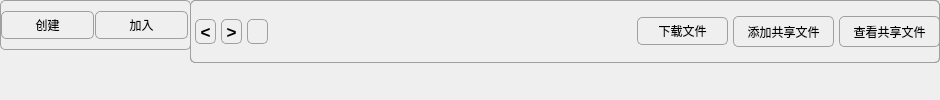
           <widget class="QWidget" name="page_3">
            <layout class="QVBoxLayout" name="verticalLayout_10">
             <property name="spacing">
              <number>0</number>
             </property>
             <property name="leftMargin">
              <number>0</number>
             </property>
             <property name="topMargin">
              <number>0</number>
             </property>
             <property name="rightMargin">
              <number>0</number>
             </property>
             <property name="bottomMargin">
              <number>0</number>
             </property>
             <item>
              <widget class="QWidget" name="widget_14" native="true">
               <layout class="QHBoxLayout" name="horizontalLayout_13">
                <property name="spacing">
                 <number>0</number>
                </property>
                <property name="leftMargin">
                 <number>0</number>
                </property>
                <property name="topMargin">
                 <number>0</number>
                </property>
                <property name="rightMargin">
                 <number>0</number>
                </property>
                <property name="bottomMargin">
                 <number>0</number>
                </property>
                <item>
                 <widget class="QWidget" name="widget_22" native="true">
                  <property name="minimumSize">
                   <size>
                    <width>190</width>
                    <height>0</height>
                   </size>
                  </property>
                  <property name="maximumSize">
                   <size>
                    <width>190</width>
                    <height>16777215</height>
                   </size>
                  </property>
                  <property name="styleSheet">
                   <string notr="true"/>
                  </property>
                  <layout class="QVBoxLayout" name="verticalLayout_11">
                   <property name="spacing">
                    <number>0</number>
                   </property>
                   <property name="leftMargin">
                    <number>0</number>
                   </property>
                   <property name="topMargin">
                    <number>0</number>
                   </property>
                   <property name="rightMargin">
                    <number>0</number>
                   </property>
                   <property name="bottomMargin">
                    <number>0</number>
                   </property>
                   <item>
                    <widget class="QWidget" name="widget_15" native="true">
                     <property name="styleSheet">
                      <string notr="true"/>
                     </property>
                     <layout class="QVBoxLayout" name="verticalLayout_14">
                      <property name="spacing">
                       <number>0</number>
                      </property>
                      <property name="leftMargin">
                       <number>0</number>
                      </property>
                      <property name="topMargin">
                       <number>0</number>
                      </property>
                      <property name="rightMargin">
                       <number>0</number>
                      </property>
                      <property name="bottomMargin">
                       <number>0</number>
                      </property>
                      <item>
                       <widget class="QWidget" name="widget_20" native="true">
                        <property name="minimumSize">
                         <size>
                          <width>191</width>
                          <height>50</height>
                         </size>
                        </property>
                        <property name="maximumSize">
                         <size>
                          <width>191</width>
                          <height>50</height>
                         </size>
                        </property>
                        <property name="styleSheet">
                         <string notr="true">border: 1px solid #9f9f9f; border-radius: 5px;</string>
                        </property>
                        <layout class="QHBoxLayout" name="horizontalLayout_16">
                         <property name="spacing">
                          <number>0</number>
                         </property>
                         <property name="leftMargin">
                          <number>0</number>
                         </property>
                         <property name="topMargin">
                          <number>0</number>
                         </property>
                         <property name="rightMargin">
                          <number>0</number>
                         </property>
                         <property name="bottomMargin">
                          <number>0</number>
                         </property>
                         <item>
                          <widget class="QPushButton" name="pb_creategroup">
                           <property name="minimumSize">
                            <size>
                             <width>93</width>
                             <height>28</height>
                            </size>
                           </property>
                           <property name="maximumSize">
                            <size>
                             <width>93</width>
                             <height>28</height>
                            </size>
                           </property>
                           <property name="text">
                            <string>创建</string>
                           </property>
                          </widget>
                         </item>
                         <item>
                          <widget class="QPushButton" name="pb_joingroup">
                           <property name="minimumSize">
                            <size>
                             <width>93</width>
                             <height>28</height>
                            </size>
                           </property>
                           <property name="maximumSize">
                            <size>
                             <width>93</width>
                             <height>28</height>
                            </size>
                           </property>
                           <property name="text">
                            <string>加入</string>
                           </property>
                          </widget>
                         </item>
                        </layout>
                       </widget>
                      </item>
                      <item>
                       <widget class="IMToolBox" name="wdg_box" native="true">
                        <property name="styleSheet">
                         <string notr="true"/>
                        </property>
                       </widget>
                      </item>
                     </layout>
                    </widget>
                   </item>
                  </layout>
                 </widget>
                </item>
                <item>
                 <widget class="QWidget" name="widget_16" native="true">
                  <property name="styleSheet">
                   <string notr="true"/>
                  </property>
                  <layout class="QVBoxLayout" name="verticalLayout_12">
                   <property name="spacing">
                    <number>0</number>
                   </property>
                   <property name="leftMargin">
                    <number>0</number>
                   </property>
                   <property name="topMargin">
                    <number>0</number>
                   </property>
                   <property name="rightMargin">
                    <number>0</number>
                   </property>
                   <property name="bottomMargin">
                    <number>0</number>
                   </property>
                   <item>
                    <widget class="QWidget" name="widget_17" native="true">
                     <property name="minimumSize">
                      <size>
                       <width>710</width>
                       <height>63</height>
                      </size>
                     </property>
                     <property name="maximumSize">
                      <size>
                       <width>750</width>
                       <height>63</height>
                      </size>
                     </property>
                     <property name="styleSheet">
                      <string notr="true">border: 1px solid #9f9f9f; border-radius: 5px;</string>
                     </property>
                     <layout class="QHBoxLayout" name="horizontalLayout_17">
                      <property name="spacing">
                       <number>0</number>
                      </property>
                      <property name="leftMargin">
                       <number>0</number>
                      </property>
                      <property name="topMargin">
                       <number>0</number>
                      </property>
                      <property name="rightMargin">
                       <number>0</number>
                      </property>
                      <property name="bottomMargin">
                       <number>0</number>
                      </property>
                      <item>
                       <widget class="QWidget" name="widget_19" native="true">
                        <property name="minimumSize">
                         <size>
                          <width>0</width>
                          <height>63</height>
                         </size>
                        </property>
                        <property name="maximumSize">
                         <size>
                          <width>16777215</width>
                          <height>63</height>
                         </size>
                        </property>
                        <layout class="QHBoxLayout" name="horizontalLayout_15">
                         <property name="spacing">
                          <number>5</number>
                         </property>
                         <property name="leftMargin">
                          <number>5</number>
                         </property>
                         <property name="topMargin">
                          <number>0</number>
                         </property>
                         <property name="rightMargin">
                          <number>0</number>
                         </property>
                         <property name="bottomMargin">
                          <number>0</number>
                         </property>
                         <item>
                          <widget class="QPushButton" name="pb_left_share">
                           <property name="minimumSize">
                            <size>
                             <width>21</width>
                             <height>25</height>
                            </size>
                           </property>
                           <property name="maximumSize">
                            <size>
                             <width>21</width>
                             <height>25</height>
                            </size>
                           </property>
                           <property name="font">
                            <font>
                             <pointsize>13</pointsize>
                             <weight>75</weight>
                             <bold>true</bold>
                            </font>
                           </property>
                           <property name="text">
                            <string>&lt;</string>
                           </property>
                           <property name="autoDefault">
                            <bool>false</bool>
                           </property>
                           <property name="default">
                            <bool>true</bool>
                           </property>
                           <property name="flat">
                            <bool>true</bool>
                           </property>
                          </widget>
                         </item>
                         <item>
                          <widget class="QPushButton" name="pb_right_share">
                           <property name="minimumSize">
                            <size>
                             <width>21</width>
                             <height>25</height>
                            </size>
                           </property>
                           <property name="maximumSize">
                            <size>
                             <width>21</width>
                             <height>25</height>
                            </size>
                           </property>
                           <property name="font">
                            <font>
                             <pointsize>13</pointsize>
                             <weight>75</weight>
                             <bold>true</bold>
                            </font>
                           </property>
                           <property name="text">
                            <string>&gt;</string>
                           </property>
                           <property name="autoDefault">
                            <bool>false</bool>
                           </property>
                           <property name="default">
                            <bool>true</bool>
                           </property>
                           <property name="flat">
                            <bool>true</bool>
                           </property>
                          </widget>
                         </item>
                         <item>
                          <widget class="QPushButton" name="pb_flushUi_share">
                           <property name="minimumSize">
                            <size>
                             <width>21</width>
                             <height>25</height>
                            </size>
                           </property>
                           <property name="maximumSize">
                            <size>
                             <width>21</width>
                             <height>25</height>
                            </size>
                           </property>
                           <property name="font">
                            <font>
                             <pointsize>13</pointsize>
                             <weight>75</weight>
                             <bold>true</bold>
                            </font>
                           </property>
                           <property name="text">
                            <string/>
                           </property>
                           <property name="icon">
                            <iconset resource="src.qrc">
                             <normaloff>:/picture/flush.jfif</normaloff>:/picture/flush.jfif</iconset>
                           </property>
                           <property name="autoDefault">
                            <bool>false</bool>
                           </property>
                           <property name="default">
                            <bool>true</bool>
                           </property>
                           <property name="flat">
                            <bool>true</bool>
                           </property>
                          </widget>
                         </item>
                         <item>
                          <spacer name="horizontalSpacer_5">
                           <property name="orientation">
                            <enum>Qt::Horizontal</enum>
                           </property>
                           <property name="sizeHint" stdset="0">
                            <size>
                             <width>526</width>
                             <height>20</height>
                            </size>
                           </property>
                          </spacer>
                         </item>
                         <item>
                          <widget class="QPushButton" name="pb_downfile_share">
                           <property name="minimumSize">
                            <size>
                             <width>91</width>
                             <height>28</height>
                            </size>
                           </property>
                           <property name="maximumSize">
                            <size>
                             <width>91</width>
                             <height>28</height>
                            </size>
                           </property>
                           <property name="text">
                            <string>下载文件</string>
                           </property>
                          </widget>
                         </item>
                         <item>
                          <widget class="QPushButton" name="pb_addsharefile">
                           <property name="minimumSize">
                            <size>
                             <width>101</width>
                             <height>31</height>
                            </size>
                           </property>
                           <property name="maximumSize">
                            <size>
                             <width>101</width>
                             <height>31</height>
                            </size>
                           </property>
                           <property name="text">
                            <string>添加共享文件</string>
                           </property>
                          </widget>
                         </item>
                         <item>
                          <widget class="QPushButton" name="pb_look">
                           <property name="minimumSize">
                            <size>
                             <width>101</width>
                             <height>31</height>
                            </size>
                           </property>
                           <property name="maximumSize">
                            <size>
                             <width>101</width>
                             <height>31</height>
                            </size>
                           </property>
                           <property name="text">
                            <string>查看共享文件</string>
                           </property>
                          </widget>
                         </item>
                        </layout>
                       </widget>
                      </item>
                     </layout>
                    </widget>
                   </item>
                   <item>
                    <widget class="QWidget" name="wdg_filemanger_share" native="true">
                     <layout class="QHBoxLayout" name="horizontalLayout_14">
                      <property name="spacing">
                       <number>0</number>
                      </property>
                      <property name="leftMargin">
                       <number>0</number>
                      </property>
                      <property name="topMargin">
                       <number>0</number>
                      </property>
                      <property name="rightMargin">
                       <number>0</number>
                      </property>
                      <property name="bottomMargin">
                       <number>0</number>
                      </property>
                      <item>
                       <layout class="QGridLayout" name="gridLayout_share"/>
                      </item>
                     </layout>
                    </widget>
                   </item>
                  </layout>
                 </widget>
                </item>
               </layout>
              </widget>
             </item>
            </layout>
           </widget>
